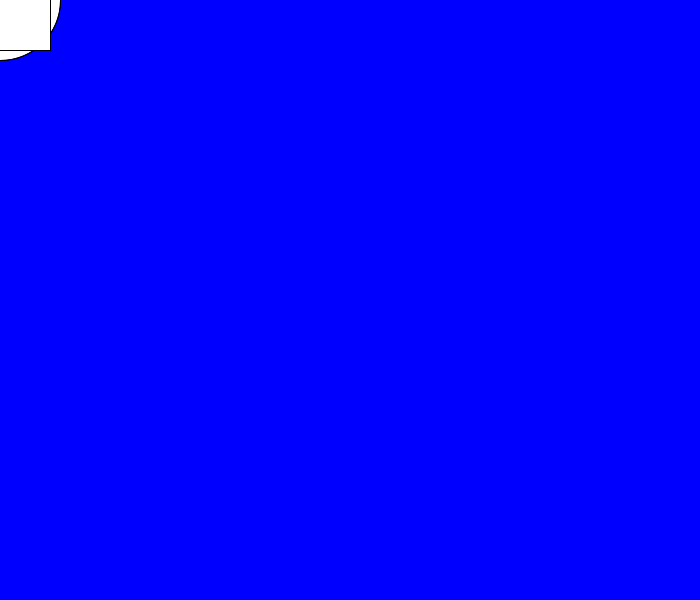
Frame 1 (no input)
Frame 60 (the mouse pressed at the canvas centre just before this capture): identical to frame 1, image omitted
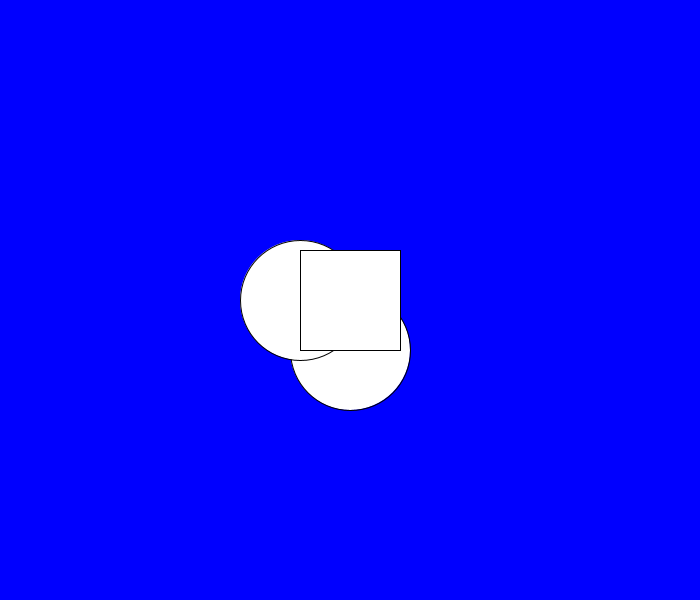
Frame 120 (the mouse held since frame 60 and released just before this capture)

The Processing sketch that drew these frames (run headless with seeded random() and noise(); from frame 60 on, the mouse is pressed at the canvas centre):

// Processing sketch: processing_143038
// ── processing_143038.pde

void setup(){
  rectMode(CENTER);
  noCursor();
  size(700,600);
}

void draw(){
  background(0,0,255);
  ellipse(mouseX,mouseX, 120,120);
  ellipse(mouseY,mouseY, 120,120);
  rect(mouseX,mouseY, 100,100);
}
